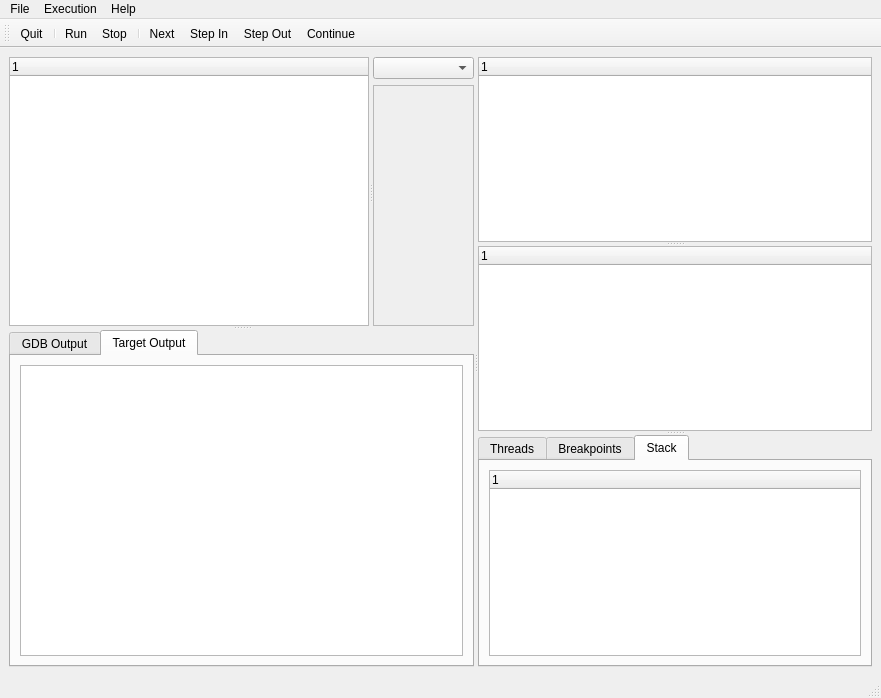
<?xml version="1.0" encoding="UTF-8"?>
<ui version="4.0">
 <class>MainWindow</class>
 <widget class="QMainWindow" name="MainWindow">
  <property name="geometry">
   <rect>
    <x>0</x>
    <y>0</y>
    <width>881</width>
    <height>698</height>
   </rect>
  </property>
  <property name="windowTitle">
   <string>MainWindow</string>
  </property>
  <widget class="QWidget" name="centralwidget">
   <layout class="QVBoxLayout" name="verticalLayout">
    <item>
     <widget class="QSplitter" name="splitter_4">
      <property name="orientation">
       <enum>Qt::Horizontal</enum>
      </property>
      <widget class="QSplitter" name="splitter_2">
       <property name="orientation">
        <enum>Qt::Vertical</enum>
       </property>
       <widget class="QSplitter" name="splitter">
        <property name="orientation">
         <enum>Qt::Horizontal</enum>
        </property>
        <widget class="QTreeWidget" name="treeWidget_file">
         <column>
          <property name="text">
           <string notr="true">1</string>
          </property>
         </column>
        </widget>
        <widget class="QWidget" name="verticalLayoutWidget_2">
         <layout class="QVBoxLayout" name="verticalLayout_9">
          <item>
           <widget class="QComboBox" name="comboBox_funcList"/>
          </item>
          <item>
           <widget class="QScrollArea" name="scrollArea_codeView">
            <property name="widgetResizable">
             <bool>true</bool>
            </property>
            <widget class="CodeView" name="codeView">
             <property name="geometry">
              <rect>
               <x>0</x>
               <y>0</y>
               <width>113</width>
               <height>217</height>
              </rect>
             </property>
            </widget>
           </widget>
          </item>
         </layout>
        </widget>
       </widget>
       <widget class="QTabWidget" name="tabWidget_2">
        <property name="currentIndex">
         <number>1</number>
        </property>
        <widget class="QWidget" name="tab_4">
         <attribute name="title">
          <string>GDB Output</string>
         </attribute>
         <layout class="QVBoxLayout" name="verticalLayout_5">
          <item>
           <widget class="QPlainTextEdit" name="logView">
            <property name="sizePolicy">
             <sizepolicy hsizetype="Expanding" vsizetype="Preferred">
              <horstretch>0</horstretch>
              <verstretch>0</verstretch>
             </sizepolicy>
            </property>
            <property name="baseSize">
             <size>
              <width>0</width>
              <height>40</height>
             </size>
            </property>
           </widget>
          </item>
         </layout>
        </widget>
        <widget class="QWidget" name="tab_5">
         <attribute name="title">
          <string>Target Output</string>
         </attribute>
         <layout class="QVBoxLayout" name="verticalLayout_6">
          <item>
           <widget class="QPlainTextEdit" name="targetOutputView"/>
          </item>
         </layout>
        </widget>
       </widget>
      </widget>
      <widget class="QSplitter" name="splitter_3">
       <property name="orientation">
        <enum>Qt::Vertical</enum>
       </property>
       <widget class="QTreeWidget" name="autoWidget">
        <property name="editTriggers">
         <set>QAbstractItemView::NoEditTriggers</set>
        </property>
        <column>
         <property name="text">
          <string notr="true">1</string>
         </property>
        </column>
       </widget>
       <widget class="QTreeWidget" name="varWidget">
        <property name="sizePolicy">
         <sizepolicy hsizetype="Expanding" vsizetype="Preferred">
          <horstretch>0</horstretch>
          <verstretch>0</verstretch>
         </sizepolicy>
        </property>
        <property name="baseSize">
         <size>
          <width>80</width>
          <height>1</height>
         </size>
        </property>
        <property name="editTriggers">
         <set>QAbstractItemView::NoEditTriggers</set>
        </property>
        <property name="selectionMode">
         <enum>QAbstractItemView::ExtendedSelection</enum>
        </property>
        <property name="selectionBehavior">
         <enum>QAbstractItemView::SelectRows</enum>
        </property>
        <column>
         <property name="text">
          <string notr="true">1</string>
         </property>
        </column>
       </widget>
       <widget class="QTabWidget" name="tabWidget">
        <property name="currentIndex">
         <number>2</number>
        </property>
        <widget class="QWidget" name="tab">
         <attribute name="title">
          <string>Threads</string>
         </attribute>
         <layout class="QVBoxLayout" name="verticalLayout_2">
          <item>
           <widget class="QTreeWidget" name="treeWidget_threads">
            <column>
             <property name="text">
              <string notr="true">1</string>
             </property>
            </column>
           </widget>
          </item>
         </layout>
        </widget>
        <widget class="QWidget" name="tab_2">
         <attribute name="title">
          <string>Breakpoints</string>
         </attribute>
         <layout class="QVBoxLayout" name="verticalLayout_4">
          <item>
           <widget class="QTreeWidget" name="treeWidget_breakpoints">
            <column>
             <property name="text">
              <string notr="true">1</string>
             </property>
            </column>
           </widget>
          </item>
         </layout>
        </widget>
        <widget class="QWidget" name="tab_3">
         <attribute name="title">
          <string>Stack</string>
         </attribute>
         <layout class="QVBoxLayout" name="verticalLayout_3">
          <item>
           <widget class="QTreeWidget" name="treeWidget_stack">
            <column>
             <property name="text">
              <string notr="true">1</string>
             </property>
            </column>
           </widget>
          </item>
         </layout>
        </widget>
       </widget>
      </widget>
     </widget>
    </item>
   </layout>
  </widget>
  <widget class="QMenuBar" name="menubar">
   <property name="geometry">
    <rect>
     <x>0</x>
     <y>0</y>
     <width>881</width>
     <height>27</height>
    </rect>
   </property>
   <widget class="QMenu" name="menuFile">
    <property name="title">
     <string>File</string>
    </property>
    <addaction name="actionSettings"/>
    <addaction name="separator"/>
    <addaction name="actionQuit"/>
   </widget>
   <widget class="QMenu" name="menuExecution">
    <property name="title">
     <string>Execution</string>
    </property>
    <addaction name="actionNext"/>
    <addaction name="actionStep_In"/>
   </widget>
   <widget class="QMenu" name="menuHelp">
    <property name="title">
     <string>Help</string>
    </property>
    <addaction name="actionAbout"/>
   </widget>
   <addaction name="menuFile"/>
   <addaction name="menuExecution"/>
   <addaction name="menuHelp"/>
  </widget>
  <widget class="QStatusBar" name="statusbar"/>
  <widget class="QToolBar" name="toolBar">
   <property name="windowTitle">
    <string>toolBar</string>
   </property>
   <attribute name="toolBarArea">
    <enum>TopToolBarArea</enum>
   </attribute>
   <attribute name="toolBarBreak">
    <bool>false</bool>
   </attribute>
   <addaction name="actionQuit"/>
   <addaction name="separator"/>
   <addaction name="actionRun"/>
   <addaction name="actionStop"/>
   <addaction name="separator"/>
   <addaction name="actionNext"/>
   <addaction name="actionStep_In"/>
   <addaction name="actionStep_Out"/>
   <addaction name="actionContinue"/>
  </widget>
  <action name="actionQuit">
   <property name="icon">
    <iconset resource="resource.qrc">
     <normaloff>:/images/res/quit.png</normaloff>:/images/res/quit.png</iconset>
   </property>
   <property name="text">
    <string>Quit</string>
   </property>
  </action>
  <action name="actionNext">
   <property name="icon">
    <iconset resource="resource.qrc">
     <normaloff>:/images/res/step_over.png</normaloff>:/images/res/step_over.png</iconset>
   </property>
   <property name="text">
    <string>Next</string>
   </property>
  </action>
  <action name="actionStep_In">
   <property name="icon">
    <iconset resource="resource.qrc">
     <normaloff>:/images/res/step_into.png</normaloff>:/images/res/step_into.png</iconset>
   </property>
   <property name="text">
    <string>Step In</string>
   </property>
  </action>
  <action name="actionAbout">
   <property name="text">
    <string>About</string>
   </property>
  </action>
  <action name="actionStop">
   <property name="icon">
    <iconset resource="resource.qrc">
     <normaloff>:/images/res/stop.png</normaloff>:/images/res/stop.png</iconset>
   </property>
   <property name="text">
    <string>Stop</string>
   </property>
  </action>
  <action name="actionContinue">
   <property name="icon">
    <iconset resource="resource.qrc">
     <normaloff>:/images/res/continue.png</normaloff>:/images/res/continue.png</iconset>
   </property>
   <property name="text">
    <string>Continue</string>
   </property>
  </action>
  <action name="actionRun">
   <property name="icon">
    <iconset resource="resource.qrc">
     <normaloff>:/images/res/restart.png</normaloff>:/images/res/restart.png</iconset>
   </property>
   <property name="text">
    <string>Run</string>
   </property>
  </action>
  <action name="actionSettings">
   <property name="text">
    <string>Settings</string>
   </property>
  </action>
  <action name="actionStep_Out">
   <property name="icon">
    <iconset resource="resource.qrc">
     <normaloff>:/images/res/step_out.png</normaloff>:/images/res/step_out.png</iconset>
   </property>
   <property name="text">
    <string>Step Out</string>
   </property>
  </action>
 </widget>
 <customwidgets>
  <customwidget>
   <class>CodeView</class>
   <extends>QWidget</extends>
   <header>codeview.h</header>
   <container>1</container>
  </customwidget>
 </customwidgets>
 <tabstops>
  <tabstop>treeWidget_file</tabstop>
 </tabstops>
 <resources>
  <include location="resource.qrc"/>
 </resources>
 <connections/>
</ui>
